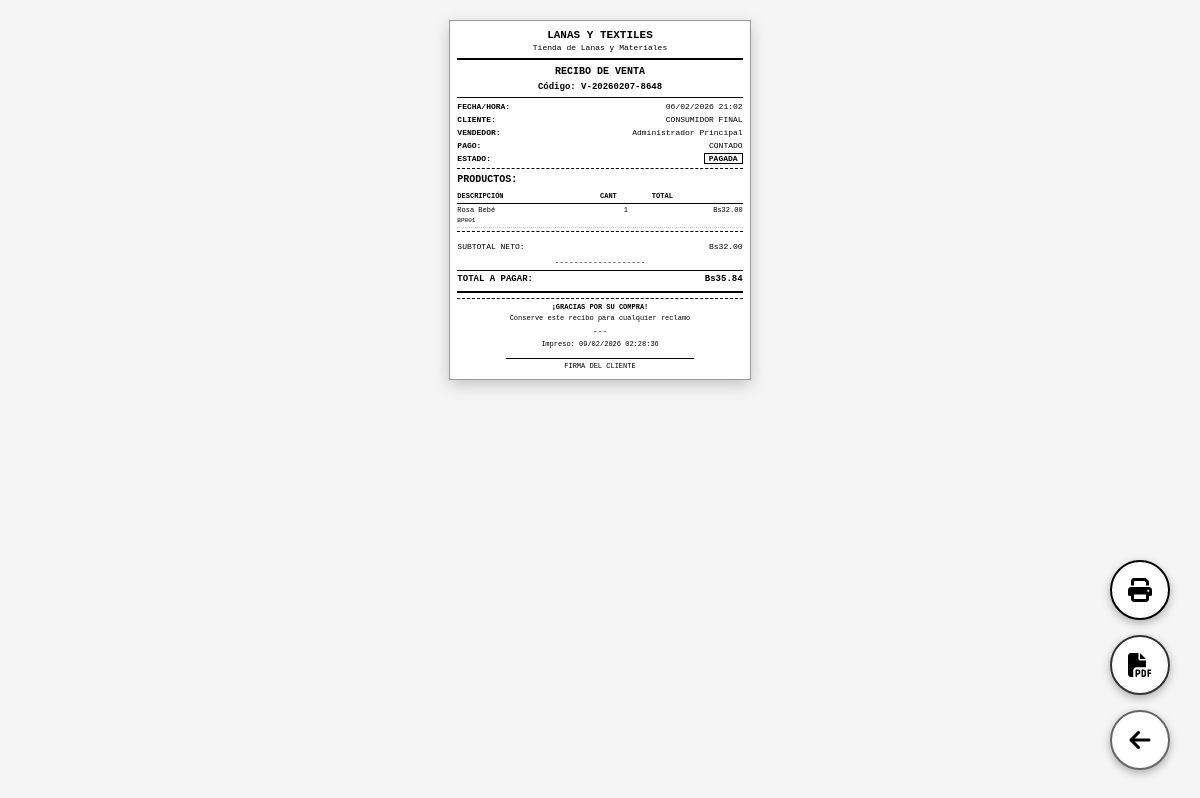
Screenshot of /imprimir_recibo.php?id=1 (signed in) with the database file from the repository.
### tables this page shows
CREATE TABLE `ventas` (
  `id` int(11) NOT NULL AUTO_INCREMENT,
  `codigo_venta` varchar(50) DEFAULT NULL,
  `cliente_id` int(11) DEFAULT NULL,
  `vendedor_id` int(11) DEFAULT NULL,
  `subtotal` decimal(10,2) NOT NULL,
  `descuento` decimal(10,2) DEFAULT 0.00,
  `iva` decimal(10,2) DEFAULT 0.00,
  `total` decimal(10,2) NOT NULL,
  `pagado` decimal(10,2) DEFAULT 0.00,
  `debe` decimal(10,2) DEFAULT 0.00,
  `tipo_pago` enum('contado','credito') NOT NULL,
  `estado` enum('pendiente','pagada','cancelada') DEFAULT 'pendiente',
  `fecha_hora` datetime NOT NULL,
  `fecha_vencimiento` date DEFAULT NULL,
  `impreso` tinyint(1) DEFAULT 0,
  `anulado` tinyint(1) DEFAULT 0,
  `motivo_anulacion` text DEFAULT NULL,
  `observaciones` text DEFAULT NULL,
  PRIMARY KEY (`id`),
  UNIQUE KEY `codigo_venta` (`codigo_venta`),
  KEY `idx_ventas_fecha` (`fecha_hora`),
  KEY `idx_ventas_cliente` (`cliente_id`),
  KEY `idx_ventas_vendedor` (`vendedor_id`),
  KEY `idx_ventas_estado` (`estado`),
  KEY `idx_ventas_codigo` (`codigo_venta`),
  CONSTRAINT `ventas_ibfk_1` FOREIGN KEY (`cliente_id`) REFERENCES `clientes` (`id`) ON DELETE SET NULL,
  CONSTRAINT `ventas_ibfk_2` FOREIGN KEY (`vendedor_id`) REFERENCES `usuarios` (`id`)
);

CREATE TABLE `usuarios` (
  `id` int(11) NOT NULL AUTO_INCREMENT,
  `username` varchar(50) NOT NULL,
  `password` varchar(255) NOT NULL,
  `nombre` varchar(100) NOT NULL,
  `email` varchar(100) DEFAULT NULL,
  `rol` enum('admin','vendedor') DEFAULT 'vendedor',
  `estado` enum('activo','inactivo') DEFAULT 'activo',
  `foto_perfil` varchar(255) DEFAULT NULL,
  `ultimo_login` datetime DEFAULT NULL,
  `creado_en` timestamp NOT NULL DEFAULT current_timestamp(),
  `actualizado_en` timestamp NOT NULL DEFAULT current_timestamp() ON UPDATE current_timestamp(),
  PRIMARY KEY (`id`),
  UNIQUE KEY `username` (`username`)
);

CREATE TABLE `venta_detalles` (
  `id` int(11) NOT NULL AUTO_INCREMENT,
  `venta_id` int(11) DEFAULT NULL,
  `subpaquete_id` int(11) DEFAULT NULL,
  `cantidad` int(11) NOT NULL,
  `precio_unitario` decimal(10,2) NOT NULL,
  `descuento_unitario` decimal(10,2) DEFAULT 0.00,
  `subtotal` decimal(10,2) NOT NULL,
  `hora_extraccion` time NOT NULL,
  PRIMARY KEY (`id`),
  KEY `idx_detalle_venta` (`venta_id`),
  KEY `idx_detalle_subpaquete` (`subpaquete_id`),
  CONSTRAINT `venta_detalles_ibfk_1` FOREIGN KEY (`venta_id`) REFERENCES `ventas` (`id`) ON DELETE CASCADE,
  CONSTRAINT `venta_detalles_ibfk_2` FOREIGN KEY (`subpaquete_id`) REFERENCES `subpaquetes` (`id`)
);

CREATE TABLE `subpaquetes` (
  `id` int(11) NOT NULL AUTO_INCREMENT,
  `paquete_id` int(11) DEFAULT NULL,
  `codigo_color` varchar(50) DEFAULT NULL,
  `nombre_color` varchar(100) DEFAULT NULL,
  `descripcion_color` text DEFAULT NULL,
  `precio_venta` decimal(10,2) DEFAULT NULL,
  `stock` int(11) DEFAULT 0,
  `min_stock` int(11) DEFAULT 5,
  `max_stock` int(11) DEFAULT 100,
  `ubicacion` varchar(50) DEFAULT NULL,
  `fecha_ultima_venta` date DEFAULT NULL,
  `vendido_total` int(11) DEFAULT 0,
  `activo` tinyint(1) DEFAULT 1,
  PRIMARY KEY (`id`),
  KEY `idx_subpaquete_paquete` (`paquete_id`),
  KEY `idx_subpaquete_stock` (`stock`),
  KEY `idx_subpaquetes_activo` (`activo`),
  CONSTRAINT `subpaquetes_ibfk_1` FOREIGN KEY (`paquete_id`) REFERENCES `paquetes` (`id`) ON DELETE CASCADE
);

### funciones.php (called while the page is built, shortened)
<?php
class Funciones {
    public static function formatearMonedaBolivianos($monto) {
        return 'Bs' . number_format($monto, 2, '.', ',');
    }
}
?>

### imprimir_recibo.php (the view, shortened to what this page needs)
<?php
require_once 'funciones.php';
$db = getDB();
$venta = null;
$detalles = [];
$error = '';
$venta_id = isset($_GET['id']) ? intval($_GET['id']) : 0;
if ($venta_id > 0) {
    try {
        $stmt = $db->prepare("SELECT v.*,
                                    c.nombre as cliente_nombre,
                                    c.telefono as cliente_telefono,
                                    u.nombre as vendedor_nombre
                             FROM ventas v
                             LEFT JOIN clientes c ON v.cliente_id = c.id
                             LEFT JOIN usuarios u ON v.vendedor_id = u.id
                             WHERE v.id = ?");
        $stmt->execute([$venta_id]);
        $venta = $stmt->fetch();
        $stmt = $db->prepare("SELECT vd.*,
                                    sp.nombre_color,
                                    sp.codigo_color
                             FROM venta_detalles vd
                             JOIN subpaquetes sp ON vd.subpaquete_id = sp.id
                             WHERE vd.venta_id = ?
                             ORDER BY vd.id");
        $stmt->execute([$venta_id]);
        $detalles = $stmt->fetchAll();
    } catch (Exception $e) {
        $error = $e->getMessage();
    }
} else {
    $error = "ID de venta no válido";
}
?>
<!DOCTYPE html>
<html lang="es">
<head>
    <link href="https://cdn.jsdelivr.net/npm/bootstrap@5.3.0/dist/css/bootstrap.min.css" rel="stylesheet">
    <link rel="stylesheet" href="https://cdnjs.cloudflare.com/ajax/libs/font-awesome/6.4.0/css/all.min.css">
</head>
<body>
    <?php if ($error): ?>
        <div class="recibo-container">
            <div class="text-center py-4">
                <div class="linea-doble"></div>
                <div class="titulo-recibo">ERROR</div>
                <div class="linea-divisoria"></div>
                <div class="info-recibo">
                    <div class="info-linea">
                        <span class="info-label">Mensaje:</span>
                        <span class="info-value"><?php echo htmlspecialchars($error); ?></span>
                    </div>
                </div>
                <div class="linea-doble"></div>
                <button class="boton-accion boton-volver mt-3" onclick="window.location.href='modulo_ventas.php'" title="Volver">
                    ←
                </button>
            </div>
        </div>
    <?php else: ?>
        <div class="recibo-container" id="reciboContent">
            <div class="header-recibo">
                <div class="empresa-nombre">LANAS Y TEXTILES</div>
                <div class="empresa-desc">Tienda de Lanas y Materiales</div>
                <div class="linea-doble"></div>
                <div class="titulo-recibo">RECIBO DE VENTA</div>
                <div class="codigo-recibo">Código: <?php echo htmlspecialchars($venta['codigo_venta']); ?></div>
            </div>
            <div class="info-recibo">
                <div class="info-linea">
                    <span class="info-label">FECHA/HORA:</span>
                    <span class="info-value"><?php echo date('d/m/Y H:i', strtotime($venta['fecha_hora'])); ?></span>
                </div>
                <div class="info-linea">
                    <span class="info-label">CLIENTE:</span>
                    <span class="info-value"><?php echo htmlspecialchars($venta['cliente_nombre'] ?? 'CONSUMIDOR FINAL'); ?></span>
                </div>
                <div class="info-linea">
                    <span class="info-label">VENDEDOR:</span>
                    <span class="info-value"><?php echo htmlspecialchars($venta['vendedor_nombre'] ?? 'N/A'); ?></span>
                </div>
                <div class="info-linea">
                    <span class="info-label">PAGO:</span>
                    <span class="info-value"><?php echo htmlspecialchars(strtoupper($venta['tipo_pago'])); ?></span>
                </div>
                <div class="info-linea">
                    <span class="info-label">ESTADO:</span>
                    <span class="info-value">
                        <span class="estado-recibo"><?php echo strtoupper($venta['estado']); ?></span>
                    </span>
                </div>
            </div>
            <div class="linea-divisoria"></div>
            <div class="titulo-recibo">PRODUCTOS:</div>
            <table class="tabla-productos">
                <thead>
                    <tr>
                        <th>DESCRIPCIÓN</th>
                        <th class="texto-centro">CANT</th>
                        <th class="texto-derecha">TOTAL</th>
                    </tr>
                </thead>
                <tbody>
                    <?php foreach ($detalles as $detalle): ?>
                        <tr>
                            <td>
                                <?php echo htmlspecialchars($detalle['nombre_color']); ?><br>
                                <span style="font-size: 6px;"><?php echo htmlspecialchars($detalle['codigo_color']); ?></span>
                            </td>
                            <td class="texto-centro"><?php echo $detalle['cantidad']; ?></td>
                            <td class="texto-derecha"><?php echo Funciones::formatearMonedaBolivianos($detalle['subtotal']); ?></td>
                        </tr>
                    <?php endforeach; ?>
                </tbody>
            </table>
            <div class="linea-divisoria"></div>
            <div class="seccion-totales">
                <div class="linea-total">
                    <span>SUBTOTAL NETO:</span>
                    <span><?php echo Funciones::formatearMonedaBolivianos($venta['subtotal']); ?></span>
                </div>
                <div class="linea-separador">-------------------</div>
                <div class="linea-total total-final">
                    <span>TOTAL A PAGAR:</span>
                    <span><?php echo Funciones::formatearMonedaBolivianos($venta['total']); ?></span>
                </div>
            </div>
            <div class="linea-doble"></div>
            <div class="footer-recibo">
                <div><strong>¡GRACIAS POR SU COMPRA!</strong></div>
                <div>Conserve este recibo para cualquier reclamo</div>
                <div class="linea-separador">---</div>
                <div>Impreso: <?php echo date('d/m/Y H:i:s'); ?></div>
            </div>
            <div class="firma-recibo">
                <div class="linea-firma">FIRMA DEL CLIENTE</div>
            </div>
        </div>
        <div class="botones-accion">
            <button class="boton-accion boton-imprimir" onclick="imprimirRecibo()" title="Imprimir Recibo">
                <i class="fas fa-print"></i>
            </button>
            <button class="boton-accion boton-pdf" onclick="descargarPDF()" title="Descargar PDF">
                <i class="fas fa-file-pdf"></i>
            </button>
            <button class="boton-accion boton-volver" onclick="window.location.href='modulo_ventas.php'" title="Volver a Ventas">
                <i class="fas fa-arrow-left"></i>
            </button>
        </div>
    <?php endif; ?>
</body>
</html>

### imprimir_recibo.php (style rules this page uses)
body { font-family: 'Courier New', monospace !important; background: white !important; color: black !important; margin: 0; padding: 10px; }
.recibo-container { width: 80mm; max-width: 80mm; min-width: 80mm; margin: 0 auto; padding: 2mm; background: white; box-shadow: 0 2px 5px rgba(0,0,0,0.1); border: 1px solid #ccc; page-break-inside: avoid; }
.header-recibo { text-align: center; padding-bottom: 3px; margin-bottom: 3px; border-bottom: 1px solid #000; }
.empresa-nombre { font-size: 11px; font-weight: bold; text-transform: uppercase; margin: 0; line-height: 1.1; }
.empresa-desc { font-size: 8px; margin: 1px 0; }
.titulo-recibo { font-size: 10px; font-weight: bold; margin: 2px 0; }
.codigo-recibo { font-size: 9px; font-weight: bold; }
.info-recibo { margin: 3px 0; }
.info-linea { display: flex; justify-content: space-between; margin: 1px 0; padding: 0; font-size: 8px; }
.info-label { font-weight: bold; white-space: nowrap; }
.info-value { text-align: right; max-width: 45mm; word-break: break-word; }
.linea-divisoria { border-top: 1px dashed #000; margin: 3px 0; }
.linea-doble { border-top: 2px solid #000; margin: 4px 0; }
.linea-separador { text-align: center; font-size: 8px; margin: 2px 0; }
.tabla-productos { width: 100%; margin: 3px 0; border-collapse: collapse; }
.tabla-productos thead th { border-bottom: 1px solid #000; padding: 1px 0; font-size: 7px; font-weight: bold; text-align: left; }
.tabla-productos tbody td { padding: 1px 0; font-size: 7px; border-bottom: 1px dotted #ccc; vertical-align: top; }
.texto-derecha { text-align: right; }
.texto-centro { text-align: center; }
.seccion-totales { margin: 4px 0; padding-top: 3px; }
.linea-total { display: flex; justify-content: space-between; margin: 1px 0; padding: 1px 0; font-size: 8px; }
.total-final { font-size: 9px; font-weight: bold; border-top: 1px solid #000; margin-top: 2px; padding-top: 2px; }
.estado-recibo { border: 1px solid #000; padding: 0 4px; font-weight: bold; font-size: 8px; background: white !important; color: black !important; }
.footer-recibo { margin-top: 5px; padding-top: 3px; border-top: 1px dashed #000; text-align: center; font-size: 7px; }
.firma-recibo { margin-top: 8px; text-align: center; }
.linea-firma { border-top: 1px solid #000; width: 50mm; margin: 5px auto 0 auto; padding-top: 2px; font-size: 7px; }
@media screen { body { background: #f5f5f5 !important; padding: 20px; } }
@media screen { .recibo-container { box-shadow: 0 5px 15px rgba(0,0,0,0.2); border: 1px solid #999; } }
@media screen { .botones-accion { position: fixed; bottom: 30px; right: 30px; display: flex; flex-direction: column; gap: 15px; z-index: 1000; } }
@media screen { .boton-accion { width: 60px; height: 60px; border-radius: 50%; border: 2px solid #000; color: #000; font-size: 1.5rem; cursor: pointer; background: white; box-shadow: 0 3px 8px rgba(0,0,0,0.3); transition: all 0.3s; display: flex; align-items: center; justify-content: center; position: relative; } }
@media screen { .boton-imprimir { border-color: #000; } }
@media screen { .boton-pdf { border-color: #333; } }
@media screen { .boton-volver { border-color: #666; } }

### rows the page displays
ventas: codigo_venta "V-20260207-8648", fecha_hora "06/02/2026 21:02", vendedor.nombre "Administrador Principal", tipo_pago "CONTADO", estado "PAGADA", subtotal "Bs32.00", total "Bs35.84"
venta_detalles: subpaquete.nombre_color "Rosa Bebé", subpaquete.codigo_color "BP001", cantidad "1", subtotal "Bs32.00"

### other values shown
$venta['cliente_nombre'] "CONSUMIDOR FINAL"
